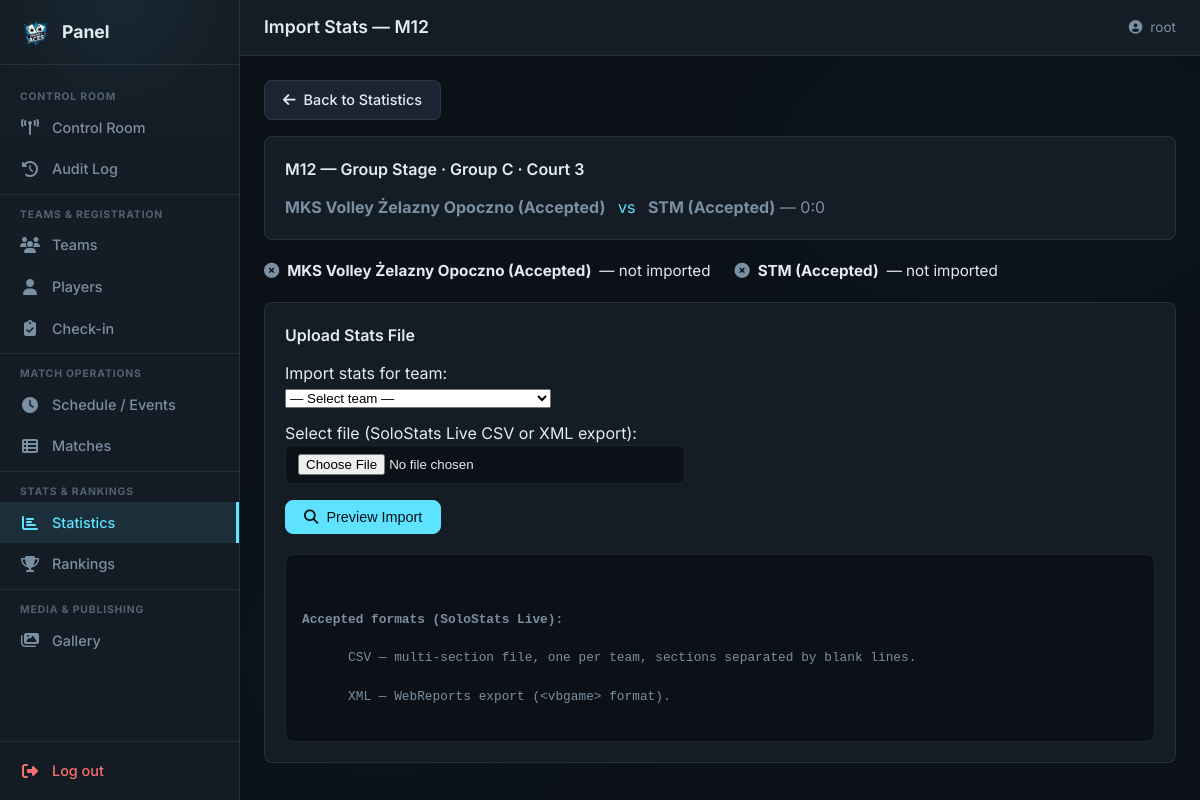
/panel/stats/15/import/ (signed in), run on the app's committed database.
### tournament/models.py (models this page shows, shortened)
class Match(models.Model):
    stage = models.CharField(max_length=20, choices=STAGE_CHOICES)
    group = models.CharField(max_length=1, blank=True, default="")
    court = models.IntegerField(choices=COURT_CHOICES)
    start_time = models.DateTimeField()
    team_a = models.ForeignKey(
        Team, on_delete=models.CASCADE, related_name="matches_as_home",
        null=True, blank=True,
    )
    team_b = models.ForeignKey(
        Team, on_delete=models.CASCADE, related_name="matches_as_away",
        null=True, blank=True,
    )
    placeholder_a = models.CharField(
        max_length=80, blank=True, default="",
        verbose_name="Placeholder A",
        help_text="e.g. '1st Group A', 'Winner QF1'",
    )
    placeholder_b = models.CharField(
        max_length=80, blank=True, default="",
        verbose_name="Placeholder B",
        help_text="e.g. '2nd Group B', 'Loser SF2'",
    )
    score_a = models.IntegerField(default=0)
    score_b = models.IntegerField(default=0)
    status = models.CharField(
        max_length=20, choices=MATCH_STATUS_CHOICES, default=MATCH_SCHEDULED
    )
    match_number = models.IntegerField(unique=True)
    stats_imported = models.BooleanField(default=False)
    stats_imported_at = models.DateTimeField(null=True, blank=True)
    class Meta:
        db_table = TABLE_MATCHES
        ordering = ["start_time", "court"]
        verbose_name_plural = "Matches"

class Team(models.Model):
    name = models.CharField(
        max_length=TEAM_NAME_MAX_LENGTH, unique=True, verbose_name="Team Name"
    )
    logo_path = models.CharField(
        max_length=LOGO_PATH_MAX_LENGTH, blank=True, null=True
    )
    league_level = models.CharField(
        max_length=50, choices=LEAGUE_LEVEL_CHOICES, default=LEAGUE_LEVEL_INDEPENDENT
    )
    group_name = models.CharField(
        max_length=GROUP_NAME_MAX_LENGTH, blank=True, null=True
    )
    cap_name = models.CharField(
        max_length=PERSON_NAME_MAX_LENGTH, verbose_name="Captain Name"
    )
    cap_surname = models.CharField(
        max_length=PERSON_NAME_MAX_LENGTH, verbose_name="Captain Surname"
    )
    cap_email = models.EmailField(max_length=EMAIL_MAX_LENGTH, unique=True)
    cap_phone = models.CharField(
        max_length=PHONE_MAX_LENGTH, unique=True, blank=True, null=True
    )
    payment_status = models.IntegerField(
        choices=PAYMENT_STATUS_CHOICES, default=PAYMENT_WAITING
    )
    blik_number = models.CharField(
        max_length=20, blank=True, default="", verbose_name="Assigned BLIK"
    )
    status = models.CharField(
        max_length=20, choices=TEAM_STATUS_CHOICES, default=TEAM_STATUS_REGISTERED,
        verbose_name="Registration Status",
    )
    checked_in = models.BooleanField(default=False, verbose_name="Checked In")
    roster_code = models.CharField(
        max_length=10, blank=True, default="", verbose_name="Roster Access Code",
    )
    created_at = models.DateTimeField(auto_now_add=True)
    class Meta:
        db_table = TABLE_TEAMS
        verbose_name = "Team"
        verbose_name_plural = "Teams"
    def __str__(self) -> str:
        return f"{self.name} ({self.get_payment_status_display()})"

### tournament/panel/stats_views.py (the view, shortened to what this page needs)
# urls.py: path("stats/<int:pk>/import/", stats_import_view, name="stats_import"),
@staff_member_required(login_url="/panel/login/")
def stats_import_view(request, pk):
    from ..services import confirm_stats_import, preview_stats_import
    match = get_object_or_404(
        Match.objects.select_related("team_a", "team_b"), pk=pk
    )
    preview_rows = None
    errors = []
    warnings = []
    imported_count = None
    selected_team = None
    team_a_imported = (
        match.team_a
        and PlayerMatchStats.objects.filter(match=match, team=match.team_a).exists()
    )
    team_b_imported = (
        match.team_b
        and PlayerMatchStats.objects.filter(match=match, team=match.team_b).exists()
    )
    import_diff = None
    return render(request, "panel/stats_import.html", {
        "page_title": f"Import Stats — M{match.match_number}",
        "nav_section": "stats",
        "match": match,
        "preview_rows": preview_rows,
        "errors": errors,
        "warnings": warnings,
        "imported_count": imported_count,
        "selected_team": selected_team,
        "team_a_imported": team_a_imported,
        "team_b_imported": team_b_imported,
        "import_diff": import_diff,
    })

### tournament/context_processors.py (called while the page is built)
def registration_status(request):
    return {"registration_closed": REGISTRATION_CLOSED}

### tournament/templates/panel/stats_import.html (shortened to what this page needs)
{% extends "panel/base.html" %}
{% block content %}
<div class="pnl-form-page">
  <a href="{% url 'panel:stats' %}" class="pnl-btn" style="margin-bottom:16px;">
    <i class="fas fa-arrow-left"></i> Back to Statistics
  </a>
  <div class="pnl-dash-card" style="margin-bottom:20px;">
    <h3 class="pnl-dash-card__title">
      M{{ match.match_number }} — {{ match.get_stage_display }}
      {% if match.group %} · Group {{ match.group }}{% endif %}
      · Court {{ match.court }}
    </h3>
    <p style="margin:0;color:var(--pnl-muted);">
      <strong>{{ match.team_a|default:"TBD" }}</strong>
      <span style="color:var(--pnl-accent);margin:0 8px;">vs</span>
      <strong>{{ match.team_b|default:"TBD" }}</strong>
      {% if match.score_a is not None %} — {{ match.score_a }}:{{ match.score_b }}{% endif %}
    </p>
  </div>
  <div class="pnl-recon-status" style="margin-bottom:20px;">
    {% if match.team_a %}
    <div class="pnl-recon-status__team">
      {% if team_a_imported %}
        <i class="fas fa-check-circle" style="color:var(--pnl-green);"></i>
      {% else %}
        <i class="fas fa-times-circle" style="color:var(--pnl-muted);"></i>
      {% endif %}
      <strong>{{ match.team_a }}</strong> — {{ team_a_imported|yesno:"imported,not imported" }}
    </div>
    {% endif %}
    {% if match.team_b %}
    <div class="pnl-recon-status__team">
      {% if team_b_imported %}
        <i class="fas fa-check-circle" style="color:var(--pnl-green);"></i>
      {% else %}
        <i class="fas fa-times-circle" style="color:var(--pnl-muted);"></i>
      {% endif %}
      <strong>{{ match.team_b }}</strong> — {{ team_b_imported|yesno:"imported,not imported" }}
    </div>
    {% endif %}
  </div>
  {% if not preview_rows %}
  <div class="pnl-dash-card">
    <h3 class="pnl-dash-card__title">Upload Stats File</h3>
    <form method="post" enctype="multipart/form-data">
      <div class="pnl-csv-upload" style="margin-bottom:12px;">
        <label for="team_id">Import stats for team:</label>
        <select name="team_id" id="team_id" class="pnl-input" required>
          <option value="">— Select team —</option>
        </select>
      </div>
      <div class="pnl-csv-upload">
        <label for="csv_file">Select file (SoloStats Live CSV or XML export):</label>
        <input type="file" name="csv_file" id="csv_file" accept=".csv,.xml" required>
      </div>
      <div class="pnl-form__actions" style="margin-top:16px;">
        <button type="submit" class="pnl-btn pnl-btn--primary">
          <i class="fas fa-search"></i> Preview Import
        </button>
      </div>
    </form>
    <div class="pnl-code-block" style="margin-top:20px;">
      <h4 style="margin-top:0;">Accepted formats (SoloStats Live):</h4>
      <code>CSV — multi-section file, one per team, sections separated by blank lines.<br>
      XML — WebReports export (&lt;vbgame&gt; format).</code>
    </div>
  </div>
  {% endif %}
</div>
{% endblock %}

### tournament/templates/panel/base.html (shortened to what this page needs)
{% load static %}
<!DOCTYPE html>
<html lang="en">
<head>
  <link rel="stylesheet" href="{% static 'css/panel.css' %}">
  <link rel="stylesheet" href="https://cdnjs.cloudflare.com/ajax/libs/font-awesome/6.4.0/css/all.min.css">
</head>
<body class="pnl">
  <aside class="pnl-sidebar" id="pnlSidebar">
    <div class="pnl-sidebar__header">
      <img src="{% static 'assets/logo.png' %}" alt="PA" class="pnl-sidebar__logo">
      <span class="pnl-sidebar__brand">Panel</span>
    </div>
    <nav class="pnl-sidebar__nav">
      <div class="pnl-nav-zone">
        <span class="pnl-nav-zone__label">Control Room</span>
        <a href="{% url 'panel:dashboard' %}"
           class="pnl-nav-item{% if nav_section == 'dashboard' %} active{% endif %}">
          <i class="fas fa-tower-broadcast"></i><span>Control Room</span>
        </a>
        <a href="{% url 'panel:audit' %}"
           class="pnl-nav-item{% if nav_section == 'audit' %} active{% endif %}">
          <i class="fas fa-clock-rotate-left"></i><span>Audit Log</span>
        </a>
      </div>
      <div class="pnl-nav-zone">
        <span class="pnl-nav-zone__label">Teams &amp; Registration</span>
        <a href="{% url 'panel:teams' %}"
           class="pnl-nav-item{% if nav_section == 'teams' %} active{% endif %}">
          <i class="fas fa-users"></i><span>Teams</span>
        </a>
        <a href="{% url 'panel:players' %}"
           class="pnl-nav-item{% if nav_section == 'players' %} active{% endif %}">
          <i class="fas fa-user"></i><span>Players</span>
        </a>
        <a href="{% url 'panel:checkin' %}"
           class="pnl-nav-item{% if nav_section == 'checkin' %} active{% endif %}">
          <i class="fas fa-clipboard-check"></i><span>Check-in</span>
        </a>
      </div>
      <div class="pnl-nav-zone">
        <span class="pnl-nav-zone__label">Match Operations</span>
        <a href="{% url 'panel:schedule' %}?view=grid"
           class="pnl-nav-item{% if nav_section == 'schedule' %} active{% endif %}">
          <i class="fas fa-clock"></i><span>Schedule / Events</span>
        </a>
        <a href="{% url 'panel:schedule' %}?view=table"
           class="pnl-nav-item{% if nav_section == 'matches' %} active{% endif %}">
          <i class="fas fa-table-list"></i><span>Matches</span>
        </a>
      </div>
      <div class="pnl-nav-zone">
        <span class="pnl-nav-zone__label">Stats &amp; Rankings</span>
        <a href="{% url 'panel:stats' %}"
           class="pnl-nav-item{% if nav_section == 'stats' %} active{% endif %}">
          <i class="fas fa-chart-bar"></i><span>Statistics</span>
        </a>
        <a href="{% url 'panel:rankings' %}"
           class="pnl-nav-item{% if nav_section == 'rankings' %} active{% endif %}">
          <i class="fas fa-trophy"></i><span>Rankings</span>
        </a>
      </div>
      <div class="pnl-nav-zone">
        <span class="pnl-nav-zone__label">Media &amp; Publishing</span>
        <a href="{% url 'panel:gallery' %}"
           class="pnl-nav-item{% if nav_section == 'gallery' %} active{% endif %}">
          <i class="fas fa-images"></i><span>Gallery</span>
        </a>
      </div>
    </nav>
    <div class="pnl-sidebar__footer">
      <a href="{% url 'panel:logout' %}" class="pnl-nav-item pnl-nav-item--logout">
        <i class="fas fa-sign-out-alt"></i><span>Log out</span>
      </a>
    </div>
  </aside>
  <div class="pnl-main">
    <header class="pnl-topbar">
      <h1 class="pnl-topbar__title">{{ page_title }}</h1>
      <div class="pnl-topbar__user">
        <i class="fas fa-user-circle"></i>
        <span>{{ request.user.username }}</span>
      </div>
    </header>
    <main class="pnl-content">
      {% block content %}{% endblock %}
    </main>
  </div>
</body>
</html>

### data on the page
Match: match_number "12", stage "Group Stage", group "C", court "3", team_a "MKS Volley Żelazny Opoczno (Accepted)", team_b "STM (Accepted)", score_a "0", score_b "0"

### other printed values
{{ page_title }} "Import Stats — M12"
{{ request.user.username }} "root"
{{ team_a_imported|yesno:"imported,not imported" }} "not imported"
{{ team_b_imported|yesno:"imported,not imported" }} "not imported"
